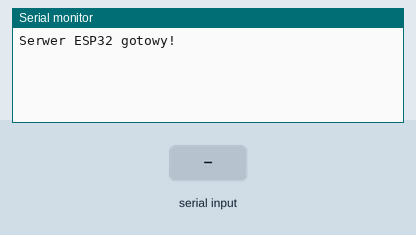
This program was run on a simulated ESP32. Parts: the last lines printed to the serial monitor. The inputs (shaded band) are chosen by the test bench. Storage starts empty.

Above: at 1.2 s.
1.3 s: "1\n" received over the second serial link
At 2.5 s:
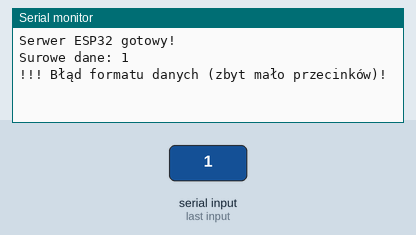
2.8 s: "0\n" received over the second serial link
At 3.9 s:
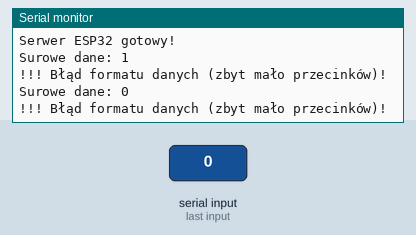

Measured:
- after the input at 1.3 s, the serial monitor: prints a new line at once (image 1)
- after the input at 2.8 s, the serial monitor: prints a new line at once (image 2)

The program:

main.cpp
```cpp
#include <Arduino.h>
#include <WiFi.h>
#include <ESPAsyncWebServer.h>
#include <LittleFS.h>
#include <DNSServer.h>

AsyncWebServer server(80);
DNSServer dnsServer;

String soil="0", water="0", temp="0", hum="0", press="0";
String drySet="700", tankSet="20";
boolean pump = false;

void setup() {
  Serial.begin(115200);
  // Conn with Arduino
  Serial2.begin(9600, SERIAL_8N1, 19, 18);

  if(!LittleFS.begin()){
    Serial.println("Błąd LittleFS!");
  }

  WiFi.mode(WIFI_AP);
  WiFi.softAP("Smart_Garden_AP");
  dnsServer.start(53, "*", WiFi.softAPIP());

  server.on("/api/data", HTTP_GET, [](AsyncWebServerRequest *request){
    String j = "{";
    j += "\"soil\":"+soil+",\"water\":"+water+",\"temp\":"+temp+",";
    j += "\"hum\":"+hum+",\"press\":"+press+",\"pump\":"+(pump?"true":"false")+",";
    j += "\"drySet\":"+drySet+",\"tankSet\":"+tankSet+"}";
    request->send(200, "application/json", j);
  });

  server.on("/api/settings", HTTP_GET, [](AsyncWebServerRequest *request){
    if(request->hasParam("dry")) Serial2.println("SET_DRY:"+request->getParam("dry")->value());
    if(request->hasParam("tank")) Serial2.println("SET_TANK:"+request->getParam("tank")->value());
    request->send(200, "text/plain", "OK");
  });

  server.serveStatic("/", LittleFS, "/").setDefaultFile("index.html");
  server.onNotFound([](AsyncWebServerRequest *request){ request->redirect("/"); });
  server.begin();
  Serial.println("Serwer ESP32 gotowy!");
}

void loop() {
  dnsServer.processNextRequest();

  if (Serial2.available() > 0) {
    String data = Serial2.readStringUntil('\n');
    data.trim();

    Serial.print("Surowe dane: ");
    Serial.println(data);

    int c[7];
    c[0] = data.indexOf(',');
    for(int i=1; i<7; i++) c[i] = data.indexOf(',', c[i-1]+1);

    if(c[6] != -1) {
      soil = data.substring(0, c[0]);
      water = data.substring(c[0]+1, c[1]);
      temp = data.substring(c[1]+1, c[2]);
      hum = data.substring(c[2]+1, c[3]);
      press = data.substring(c[3]+1, c[4]);
      pump = (data.substring(c[4]+1, c[5]) == "1");
      drySet = data.substring(c[5]+1, c[6]);
      tankSet = data.substring(c[6]+1);

      Serial.println(">>> Dane zsynchronizowane pomyślnie.");
    } else {
      Serial.println("!!! Błąd formatu danych (zbyt mało przecinków)!");
    }
  }
}
```
